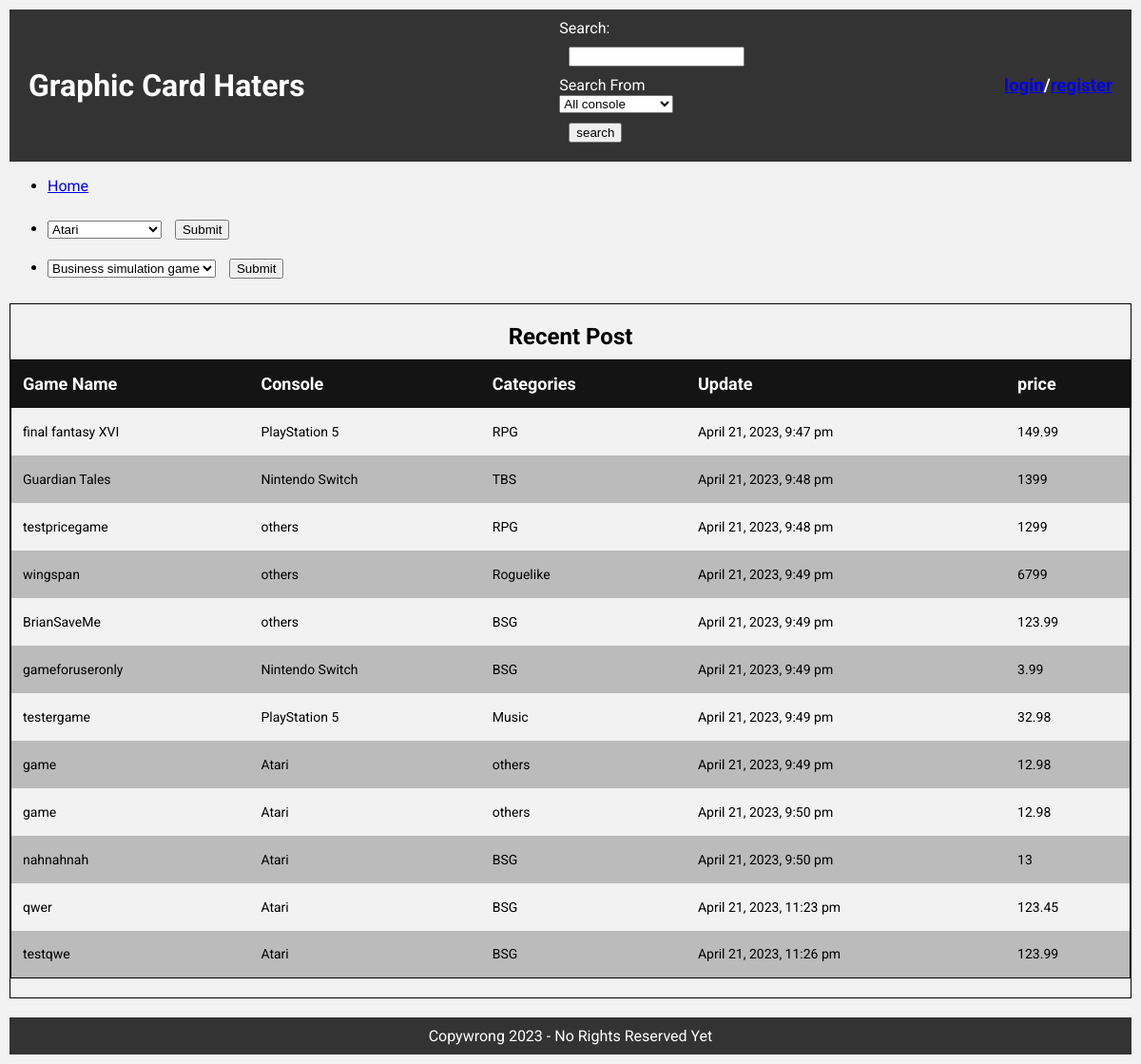
The page / on the database its author committed.
### tables this page shows
CREATE TABLE `item` (
  `item_id` int(10) NOT NULL,
  `user_id` int(10) NOT NULL,
  `game` varchar(50) NOT NULL,
  `console` varchar(50) NOT NULL,
  `categories` varchar(50) NOT NULL,
  `area` varchar(50) NOT NULL,
  `current_condition` varchar(20) NOT NULL,
  `info` varchar(200) NOT NULL DEFAULT 'none',
  `last_update` timestamp NOT NULL DEFAULT current_timestamp() ON UPDATE current_timestamp(),
  `img` varchar(50) NOT NULL DEFAULT 'NullImg.jpg',
  `price` float NOT NULL
);

### index.php (the view, shortened to what this page needs)
<?php
require('connect.php');
    $query = false;
    if($_GET && isset($_GET['name'])){
        $query = "SELECT * FROM item ORDER BY game ASC";
    }elseif($_GET && isset($_GET['console'])){
        $query = "SELECT * FROM item ORDER BY console ASC";
    }elseif($_GET && isset($_GET['categories'])){
        $query = "SELECT * FROM item ORDER BY categories ASC";
    }elseif($_GET && isset($_GET['time'])){
        $query = "SELECT * FROM item ORDER BY last_update DESC";
    }elseif($_GET && isset($_GET['price'])){
        $query = "SELECT * FROM item ORDER BY price ASC";
    }else{
        $query = "SELECT * FROM item ORDER BY item_id ASC";
    }
    $queryCat = "SELECT * FROM category";
    $queryCon = "SELECT * FROM console";
    $statement = $db->prepare($query);
    $statementCat = $db->prepare($queryCat);
    $statementCon = $db->prepare($queryCon);
    $statement->execute();
    $statementCat->execute();
    $statementCon->execute();
?>
<!DOCTYPE html>
<html lang="en">
<head>
    <link rel="stylesheet" href="main.css">
</head>
<body>
    <div id="container">
        <div id="header">
            <h1><a href="index.php">Graphic Card Haters</a></h1>
            <div id="searching">
                <form method="post" action="search.php">
                    <label for="search">Search:</label><br>
                    <input id="search" name="search"><br>
                    <label for="base">Search From</label><br>
                    <select id="base" name="base">
                        <option value="All" selected>All console</option>
					</select><br>
                    <input type="submit" value="search">
                </form>
            </div>
            <?php if(!isset($_SESSION['userrole'])): ?>
                <h3><a href="login.php">login</a>/<a href="register.php">register</a></h3>
            <?php else: ?>
                <h3><a href="profile.php">profile</a>/<a href="logout.php">logout</a></h3>
            <?php endif ?>
        </div>
        <ul id="menu">
            <li><a href="index.php" class='active'>Home</a></li>
        </ul>
        <ul id="menu">
            <li>
                <form method="post" action="showConsole.php">
                        <select id="console" name="console">
                            <?php while($rowCon = $statementCon->fetch()): ?>
							<option value="<?= $rowCon['console_title']?>"><?= $rowCon['console_title']?></option>
                            <?php endwhile ?>
						</select>
                    <input type="submit">
                </form >
            </li>
            <li>
                <form method="post" action="showCategories.php">
                    <select id="categories" name="categories">
                        <?php while($rowCat = $statementCat->fetch()): ?>
							<option value="<?= $rowCat['categories']?>"><?= $rowCat['info']?></option>
                        <?php endwhile ?>
					</select>
                    <input type="submit">
                </form >
            </li>
        </ul>
        <div id="showcard">
                    <table class="item_post">
                        <caption>Recent Post</caption>
                        <tr>
                            <th onclick="window.location='index.php?name=true';">Game Name</th>
                            <th onclick="window.location='index.php?console=true';">Console</th>
                            <th onclick="window.location='index.php?categories=true';">Categories</th>
                            <th onclick="window.location='index.php?time=true';">Update</th>
                            <th onclick="window.location='index.php?price=true';">price</th>
                        </tr>
                    <?php while($rows = $statement->fetch()): ?>
                            <tr onclick="window.location='show.php?item_id=<?= $rows['item_id']?>';">
                                <td><?= $rows['game'] ?></td>
                                <td><?= $rows['console'] ?></td>
                                <td><?= $rows['categories'] ?></td>
                                <?php $timestamp = strtotime($rows['last_update']);?>
                                <td><?= date("F j, Y, g:i a", $timestamp) ?></td>
                                <td><?= $rows['price'] ?></td>
                            </tr>
                    <?php endwhile ?>
                    </table>
        </div>
        <div id="footer">
            Copywrong 2023 - No Rights Reserved Yet
        </div>
    </div>
</body>
</html>

### main.css (style rules this page uses)
body { font-size: 16px; font-family: 'Roboto', sans-serif; background-color: #f2f2f2; margin: 0; padding: 0; }
#container { max-width: 1200px; margin: 0 auto; padding: 10px; }
#header { display: flex; justify-content: space-between; align-items: center; background-color: #333; color: white; padding: 10px; }
#header h1 a { color: white; text-decoration: none; }
#searching { display: flex; align-items: center; }
#search { margin-right: 5px; }
#footer { text-align: center; background-color: #333; color: white; padding: 10px; margin-top: 20px; }
#showcard { border: 1px solid black; font-size: 14px; }
.item_post { border: 1px solid black; }
input, p, h1, h2, h3, h4, h5, h6 { margin: 10px 10px; }
.item_post { width: 100%; border-collapse: collapse; margin: 20px 0; }
.item_post caption { font-size: 24px; font-weight: bold; margin-bottom: 10px; }
.item_post th { background-color: #141414; color: #fff; font-size: 18px; font-weight: bold; padding: 12px; text-align: left; }
.item_post tr { height: 50px; }
.item_post tr:nth-child(even) { background-color: #f2f2f2; }
.item_post tr:nth-child(odd) { background-color: #bbbbbb; }
.item_post td { padding: 12px; }

### rows shown on the page
item: game "final fantasy XVI", console "PlayStation 5", categories "RPG", last_update "April 21, 2023, 9:47 pm", price "149.99"
item: game "Guardian Tales", console "Nintendo Switch", categories "TBS", last_update "April 21, 2023, 9:48 pm", price "1399"
item: game "testpricegame", console "others", categories "RPG", last_update "April 21, 2023, 9:48 pm", price "1299"
item: game "wingspan", console "others", categories "Roguelike", last_update "April 21, 2023, 9:49 pm", price "6799"
item: game "BrianSaveMe", console "others", categories "BSG", last_update "April 21, 2023, 9:49 pm", price "123.99"
item: game "gameforuseronly", console "Nintendo Switch", categories "BSG", last_update "April 21, 2023, 9:49 pm", price "3.99"
item: game "testergame", console "PlayStation 5", categories "Music", last_update "April 21, 2023, 9:49 pm", price "32.98"
item: game "game", console "Atari", categories "others", last_update "April 21, 2023, 9:49 pm", price "12.98"
item: game "game", console "Atari", categories "others", last_update "April 21, 2023, 9:50 pm", price "12.98"
item: game "nahnahnah", console "Atari", categories "BSG", last_update "April 21, 2023, 9:50 pm", price "13"
item: game "qwer", console "Atari", categories "BSG", last_update "April 21, 2023, 11:23 pm", price "123.45"
item: game "testqwe", console "Atari", categories "BSG", last_update "April 21, 2023, 11:26 pm", price "123.99"

### other values the page prints
form field console "Atari"
form field categories "Business simulation game"
